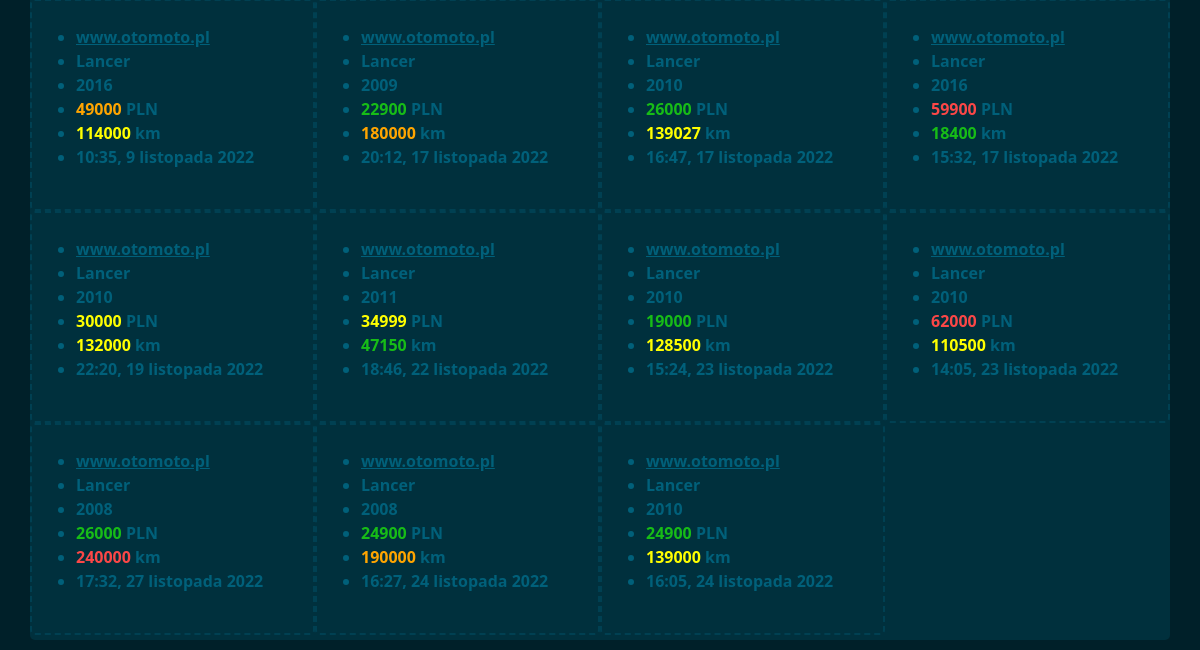
Page /lancerdeals/ (lower part) on the earlier database version.
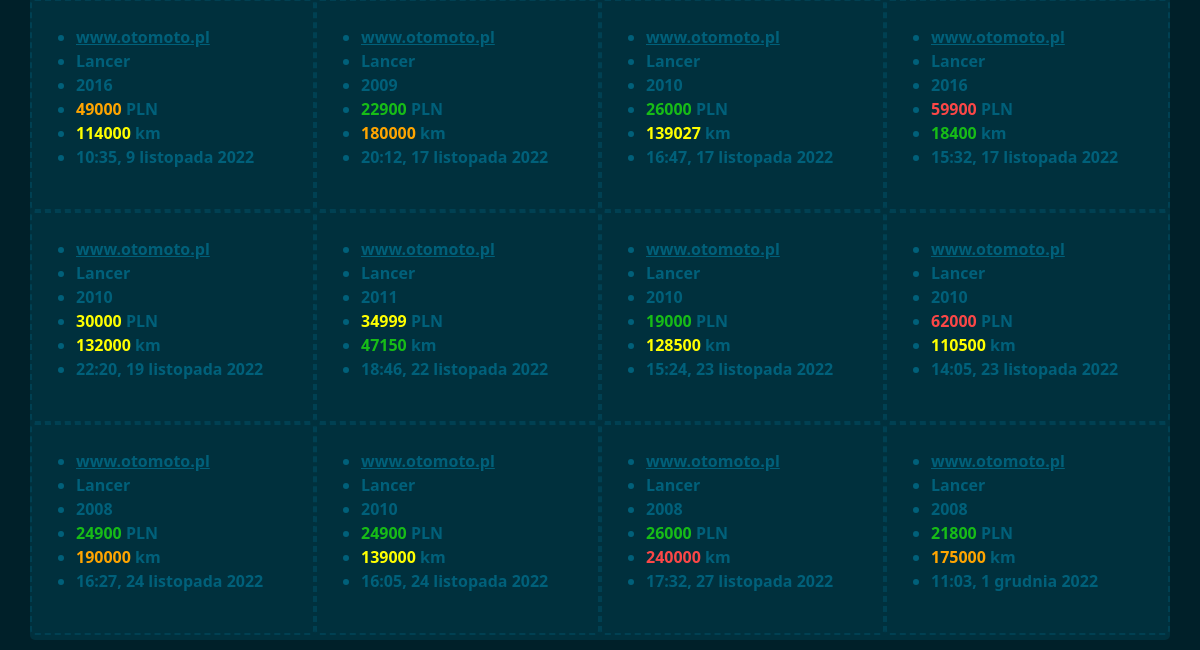
Same page on the later database version.
### cardeals/models.py (models this page shows)
class Cars(models.Model):
    brand = models.TextField(blank=True, null=True)
    model = models.TextField(blank=True, null=True)
    price = models.IntegerField(blank=True, null=True)
    currency = models.TextField(blank=True, null=True)
    year = models.IntegerField(blank=True, null=True)
    mileage = models.IntegerField(blank=True, null=True)
    add_date = models.TextField(blank=True, null=True)
    url = models.TextField(blank=True, null=True)
    class Meta:
        managed = False
        db_table = 'cars'

### cardeals/views.py (the view)
# urls.py: path('lancerdeals/', views.lancerdeals, name='lancerdeals'),
def lancerdeals(response):
    deals = Cars.objects.all()
    return render(response, "cardeals/lancer.html", {'deals': deals})

### cardeals/templates/cardeals/lancer.html (shortened to what this page needs)
{% extends 'cardeals/base.html' %}
{% block content %}
    {% if deal.model == "Lancer" %}
    <div class="col-3" id="main">
        <ul>
            <br><li><a href="{{ deal.url }}" target="_blank"> www.otomoto.pl</a></li>
            <li> {{ deal.model }}</li>
            <li> {{ deal.year }}</li>
            <li> <span class="price">{{ deal.price }}</span> {{ deal.currency }}</li>
            <li> <span class="mileage">{{ deal.mileage }}</span> km</li>
            <li> {{ deal.add_date }}</li><br>
        </ul>
    </div>
    {% endif %}
{% endblock %}

Differences in the rows shown:
shown differently, row unchanged: Cars "17:32, 27 listopada 2022": moves down the list
added Cars: model "Lancer", year "2008", price "21800", currency "PLN", mileage "175000", add_date "11:03, 1 grudnia 2022"
